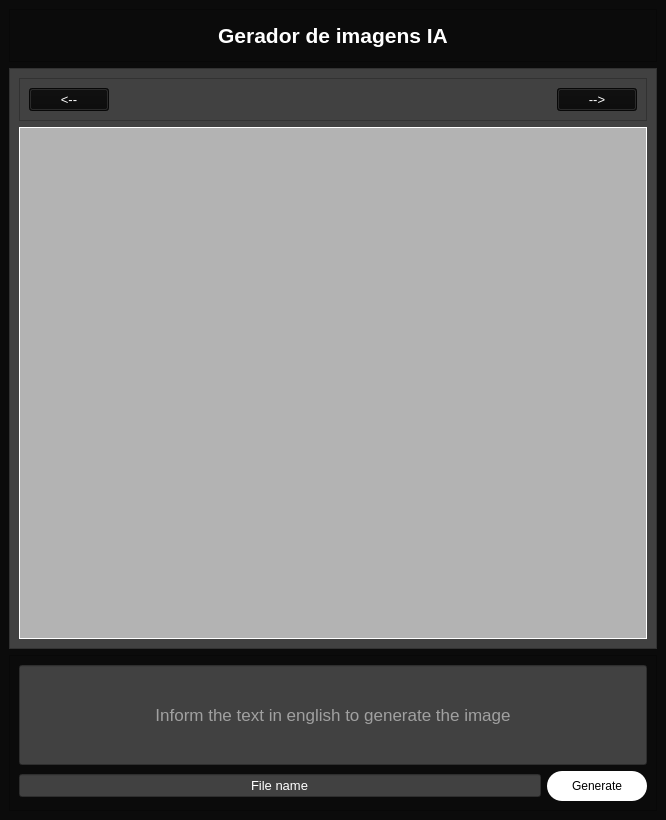
<?xml version="1.0" encoding="UTF-8"?>
<ui version="4.0">
 <class>MainWindow</class>
 <widget class="QMainWindow" name="MainWindow">
  <property name="geometry">
   <rect>
    <x>0</x>
    <y>0</y>
    <width>666</width>
    <height>820</height>
   </rect>
  </property>
  <property name="windowTitle">
   <string>MainWindow</string>
  </property>
  <property name="styleSheet">
   <string notr="true">background-color: rgb(11, 11, 11);</string>
  </property>
  <widget class="QWidget" name="centralwidget">
   <layout class="QVBoxLayout" name="verticalLayout">
    <item>
     <widget class="QFrame" name="title_frame">
      <property name="frameShape">
       <enum>QFrame::StyledPanel</enum>
      </property>
      <property name="frameShadow">
       <enum>QFrame::Raised</enum>
      </property>
      <layout class="QHBoxLayout" name="horizontalLayout_2">
       <item>
        <widget class="QLabel" name="label">
         <property name="styleSheet">
          <string notr="true">color: rgb(255, 255, 255);</string>
         </property>
         <property name="text">
          <string>&lt;html&gt;&lt;head/&gt;&lt;body&gt;&lt;p align=&quot;center&quot;&gt;&lt;span style=&quot; font-size:16pt; font-weight:700;&quot;&gt;Gerador de imagens IA&lt;/span&gt;&lt;/p&gt;&lt;/body&gt;&lt;/html&gt;</string>
         </property>
        </widget>
       </item>
      </layout>
     </widget>
    </item>
    <item>
     <widget class="QFrame" name="main_frame">
      <property name="styleSheet">
       <string notr="true">QFrame {

	background-color: rgb(65, 65, 65);
}

QPushButton {
	color: rgb(255, 255, 255);
}
QLabel {
	
	background-color: rgb(179, 179, 179);
	border: 1.4px solid white;
}</string>
      </property>
      <property name="frameShape">
       <enum>QFrame::StyledPanel</enum>
      </property>
      <property name="frameShadow">
       <enum>QFrame::Raised</enum>
      </property>
      <layout class="QVBoxLayout" name="verticalLayout_2">
       <item>
        <widget class="QFrame" name="frame">
         <property name="frameShape">
          <enum>QFrame::StyledPanel</enum>
         </property>
         <property name="frameShadow">
          <enum>QFrame::Raised</enum>
         </property>
         <layout class="QHBoxLayout" name="horizontalLayout">
          <item alignment="Qt::AlignLeft">
           <widget class="QPushButton" name="left_btn">
            <property name="font">
             <font>
              <pointsize>10</pointsize>
             </font>
            </property>
            <property name="cursor">
             <cursorShape>PointingHandCursor</cursorShape>
            </property>
            <property name="text">
             <string>&lt;--</string>
            </property>
           </widget>
          </item>
          <item alignment="Qt::AlignRight">
           <widget class="QPushButton" name="right_btn">
            <property name="font">
             <font>
              <pointsize>10</pointsize>
             </font>
            </property>
            <property name="cursor">
             <cursorShape>PointingHandCursor</cursorShape>
            </property>
            <property name="text">
             <string>--&gt;</string>
            </property>
           </widget>
          </item>
         </layout>
        </widget>
       </item>
       <item>
        <widget class="QLabel" name="img_lbl">
         <property name="minimumSize">
          <size>
           <width>512</width>
           <height>512</height>
          </size>
         </property>
         <property name="text">
          <string/>
         </property>
        </widget>
       </item>
      </layout>
     </widget>
    </item>
    <item>
     <widget class="QFrame" name="main_conteiner">
      <property name="styleSheet">
       <string notr="true">QLineEdit {
	background-color: rgb(65, 65, 65);
	color: rgb(255, 255, 255);
}

QPushButton {
	background-color: rgb(255, 255, 255);
	border: solid 0px;
	font: 75 12px &quot;Segoe Print&quot;;
	border-radius: 15px;

}

QPushButton:hover {
	
	background-color: rgb(56, 116, 255);
	color: rgb(255, 255, 255);
}</string>
      </property>
      <property name="frameShape">
       <enum>QFrame::StyledPanel</enum>
      </property>
      <property name="frameShadow">
       <enum>QFrame::Raised</enum>
      </property>
      <layout class="QVBoxLayout" name="verticalLayout_3">
       <item>
        <widget class="QLineEdit" name="txt_description">
         <property name="minimumSize">
          <size>
           <width>0</width>
           <height>100</height>
          </size>
         </property>
         <property name="font">
          <font>
           <pointsize>13</pointsize>
          </font>
         </property>
         <property name="alignment">
          <set>Qt::AlignCenter</set>
         </property>
         <property name="placeholderText">
          <string>Inform the text in english to generate the image</string>
         </property>
        </widget>
       </item>
       <item>
        <layout class="QHBoxLayout" name="horizontalLayout_3">
         <item>
          <widget class="QLineEdit" name="txt_name_file">
           <property name="font">
            <font>
             <pointsize>10</pointsize>
             <underline>false</underline>
             <stylestrategy>PreferDefault</stylestrategy>
            </font>
           </property>
           <property name="text">
            <string>File name</string>
           </property>
           <property name="alignment">
            <set>Qt::AlignCenter</set>
           </property>
          </widget>
         </item>
         <item>
          <widget class="QPushButton" name="btn_generate">
           <property name="minimumSize">
            <size>
             <width>100</width>
             <height>30</height>
            </size>
           </property>
           <property name="text">
            <string>Generate</string>
           </property>
          </widget>
         </item>
        </layout>
       </item>
      </layout>
     </widget>
    </item>
   </layout>
  </widget>
 </widget>
 <resources/>
 <connections/>
</ui>
